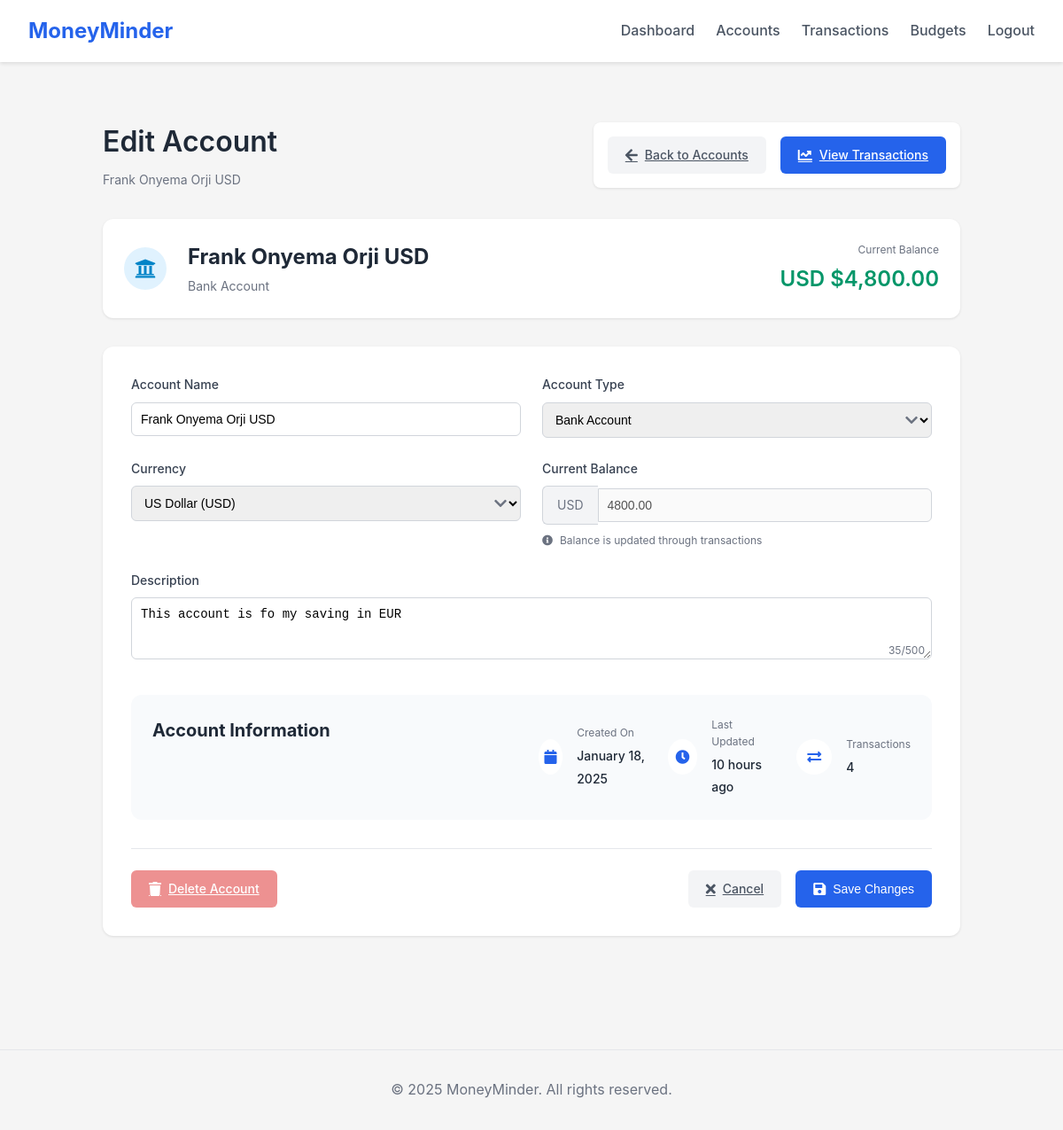
The app's page /accounts/81532cc4-a11b-4bbd-a399-6fc5092f7b3e/edit (signed in), older data.
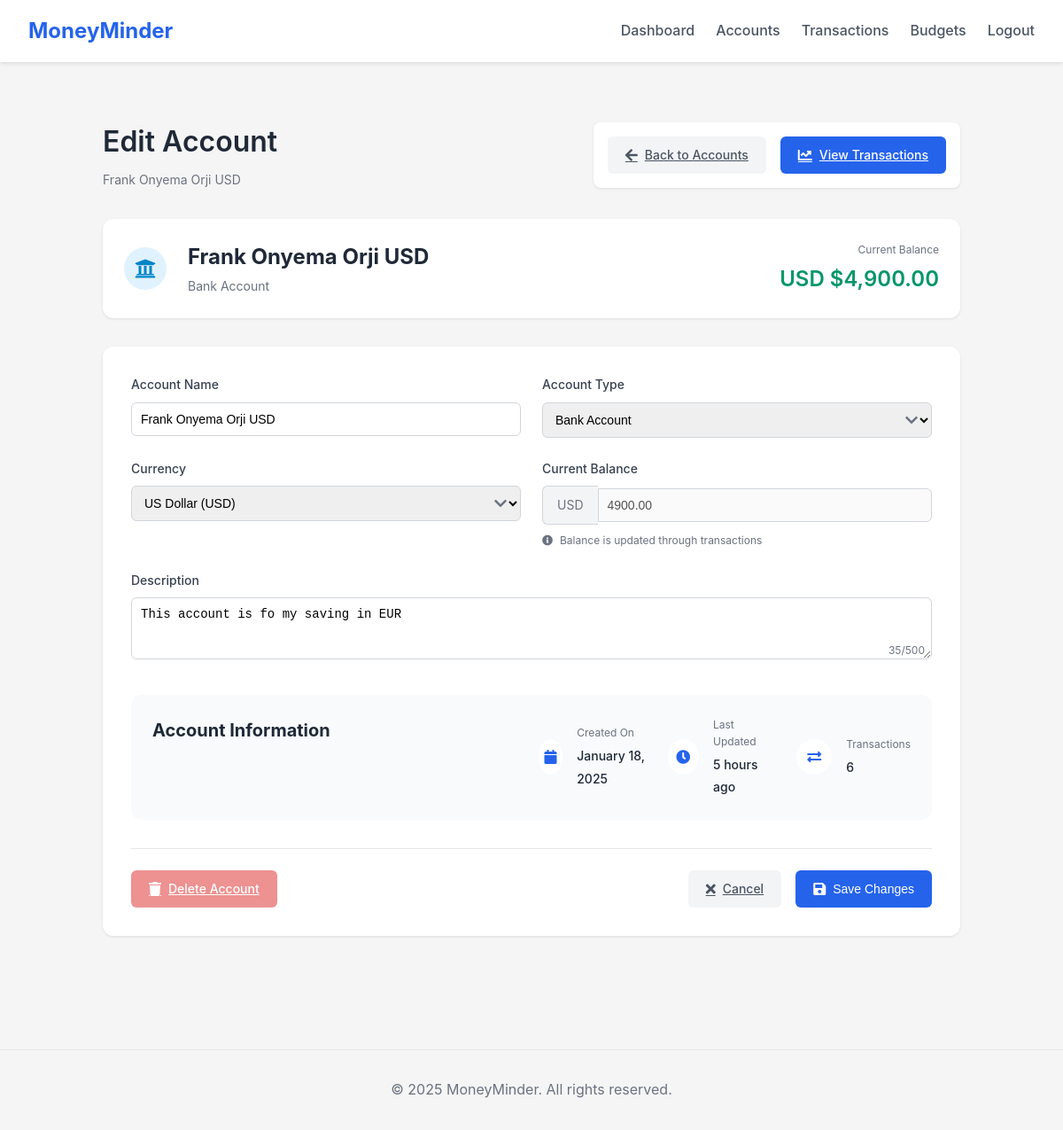
The same page, newer data.
### app/models/account.py (models this page shows, shortened)
class Account(db.Model, BaseModel):
    __tablename__ = 'accounts'
    name = db.Column(db.String(100), nullable=False)
    account_type = db.Column(db.String(50), nullable=False)  # bank, cash, mobile_money
    currency = db.Column(db.String(3), nullable=False, default='USD')
    balance = db.Column(db.Numeric(10, 2), nullable=False, default=0)
    description = db.Column(db.Text)
    user_id = db.Column(db.String(50), db.ForeignKey('users.id'), nullable=False)
    transactions = db.relationship('Transaction', back_populates='account', lazy='dynamic', cascade='all, delete-orphan')

### app/routes/accounts.py (the view, shortened to what this page needs)
@accounts.route('/<account_id>/edit', methods=['GET', 'POST'])
@login_required
def edit(account_id):
    account = Account.query.filter_by(
        id=account_id,
        user_id=current_user.id
    ).first_or_404()
    form = AccountEditForm(obj=account)
    form.current_balance.data = account.balance
    if request.headers.get('X-Requested-With') == 'XMLHttpRequest' and form.errors:
        return jsonify({
            'success': False,
            'message': 'Please correct the errors in the form',
            'errors': form.errors
        }), 400
    return render_template('accounts/edit.html', form=form, account=account)

### app/forms/account.py
class AccountEditForm(AccountForm):
    current_balance = DecimalField('Current Balance', render_kw={'readonly': True})
    def __init__(self, *args, **kwargs):
        super(AccountEditForm, self).__init__(*args, **kwargs)
        del self.initial_balance

### app/models/__init__.py (called while the page is built)
    @classmethod
    def get_by_id(cls, id):
        return cls.query.get_or_404(id)

### app/utils/filters.py (called while the page is built)
def init_filters(app):
    @app.template_filter('account_icon')
    def account_icon_filter(account_type):
        icons = {
            'bank': 'university',
            'cash': 'wallet',
            'credit': 'credit-card',
            'investment': 'chart-line',
            'mobile_money': 'mobile-alt',
            'other': 'coins'
        }
        return icons.get(str(account_type).lower(), 'question')

### app/templates/accounts/edit.html (shortened to what the changed rows need)
{% extends "base.html" %}
{% block styles %}
<link rel="stylesheet" href="{{ url_for('static', filename='css/account-edit.css') }}">
{% endblock %}
{% block content %}
<div class="account-container">
    <div class="page-header">
        <div class="header-content">
            <div class="header-title">
                <h1>Edit Account</h1>
                <span class="header-subtitle">{{ account.name }}</span>
            </div>
        </div>
    </div>
    <div class="account-summary-card">
        <div class="account-header">
            <div class="account-info">
                <h2>{{ account.name }}</h2>
                <span class="account-type-label">{{ account.account_type|title }} Account</span>
            </div>
            <div class="balance-info">
                <span class="label">Current Balance</span>
                <span class="amount {% if account.balance < 0 %}negative{% endif %}">
                    {{ account.currency }} {{ "${:,.2f}".format(account.balance) }}
                </span>
            </div>
        </div>
    </div>
    <div class="form-card">
        <form class="account-edit-form" method="post" action="{{ url_for('accounts.edit', account_id=account.id) }}" novalidate>
            <div class="form-grid">
                <div class="form-group">
                    {{ form.name.label(class="form-label") }}
                    {{ form.name(class="form-control", placeholder="Enter account name") }}
                </div>
                <div class="form-group">
                    <div class="select-wrapper">
                        {{ form.account_type(class="form-control") }}
                    </div>
                </div>
                <div class="form-group">
                    <div class="select-wrapper">
                        {{ form.currency(class="form-control", data_current_currency=account.currency) }}
                    </div>
                </div>
                <div class="form-group">
                    <div class="input-group">
                        <span class="input-group-text">{{ account.currency }}</span>
                        {{ form.current_balance(class="form-control", disabled=true) }}
                    </div>
                </div>
                <div class="form-group full-width">
                    {{ form.description.label(class="form-label") }}
                    {{ form.description(class="form-control", rows="3",
                                      placeholder="Enter account description (optional)",
                                      maxlength="500") }}
                    <div class="character-counter">0/500</div>
                </div>
            </div>
            <div class="account-stats">
                <div class="stats-grid">
                    <div class="stat-item">
                        <div class="stat-content">
                            <span class="label">Created On</span>
                            <span class="value">{{ moment(account.created_at).format('LL') }}</span>
                        </div>
                    </div>
                    <div class="stat-item">
                        <div class="stat-content">
                            <span class="label">Last Updated</span>
                            <span class="value">{{ moment(account.updated_at).fromNow() }}</span>
                        </div>
                    </div>
                    <div class="stat-item">
                        <div class="stat-content">
                            <span class="label">Transactions</span>
                            <span class="value">{{ account.transactions.count() }}</span>
                        </div>
                    </div>
                </div>
            </div>
        </form>
    </div>
</div>
{% endblock %}

Row changes from the older to the newer data that the page shows:
changed Account "Frank Onyema Orji USD": balance "$4,800.00" → "$4,900.00"; updated_at "10 hours ago" → "5 hours ago"
Text that changed along with them:
form field current_balance: "4800.00" → "4900.00"
{{ account.transactions.count() }}: "4" → "6"
